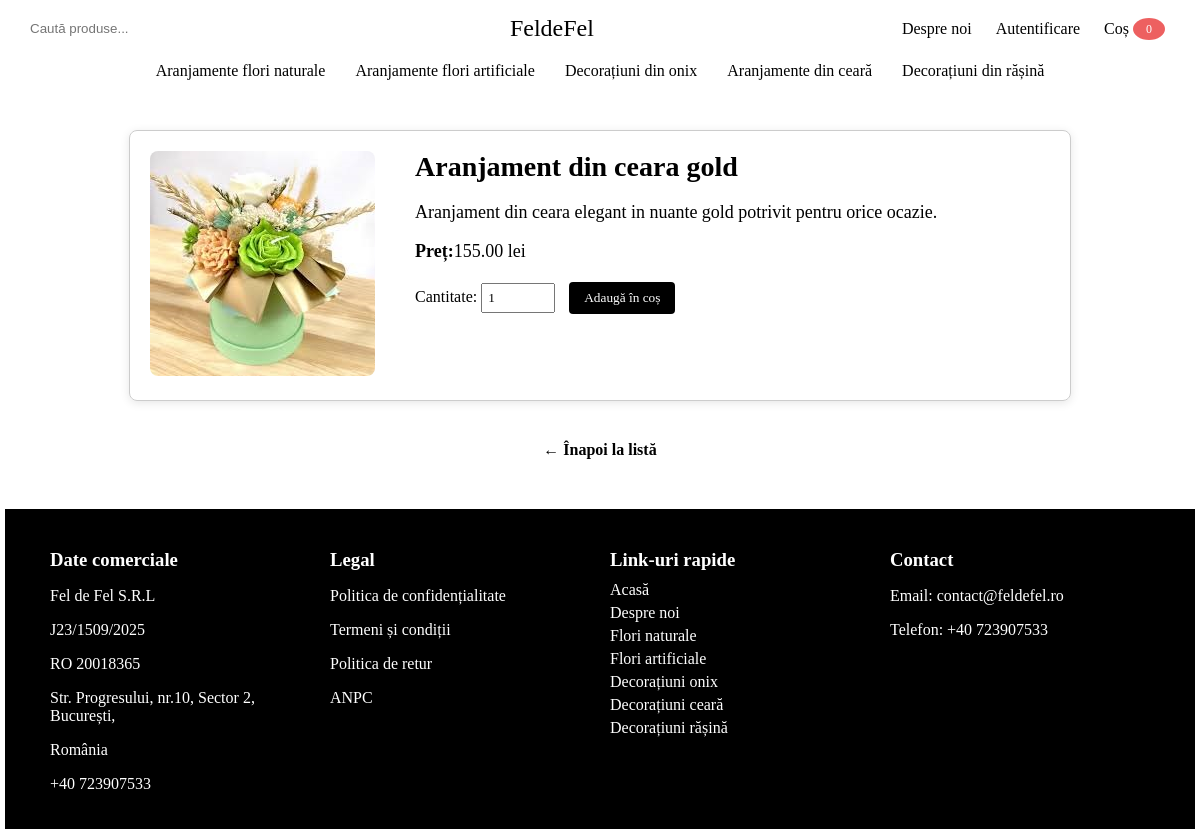
The app's page /aranjamente_ceara/ceara/aranjament-din-ceara-gold/ with its own data.
### aranjamente_ceara/models.py (models this page shows, shortened)
class WaxArrangement(models.Model):
    name = models.CharField(max_length=255)
    slug = models.SlugField(blank=True, unique=True)
    description = models.TextField()
    price = models.DecimalField(max_digits=10, decimal_places=2)
    image = models.ImageField(upload_to="ceara/")
    created = models.DateTimeField(auto_now_add=True)
    updated = models.DateTimeField(auto_now=True)

### aranjamente_ceara/views.py (the view)
# urls.py: path("ceara/<slug:slug>/", wax_arrangement_details_view, name="wax_arrangement_details_url")
def wax_arrangement_details_view(request, slug):
    try:
        produs = WaxArrangement.objects.get(slug=slug)
    except WaxArrangement.DoesNotExist:
        produs = None
    context = {
        'produs': produs
    }
    return render(request, 'aranjamente_ceara/wax_arrangements_details.html', context )

### cart/processors.py (called while the page is built)
def add_cart_to_context(request):
    cart = request.session.get("cart", {})
    total = 0
    for item in cart.values():
        total += round(item["price"] * item["quantity"], 2)
    return {
        "cart": cart,
        "cart_total": round(total, 2),
        "cart_count": sum(item["quantity"] for item in cart.values())
    }

### aranjamente_ceara/templates/aranjamente_ceara/wax_arrangements_details.html (shortened to what this page needs)
<!DOCTYPE html>
<html lang="en">
<head>
</head>
<body>
    <header class="top-bar">
        <div class="search-box">
            <form method="get" action="{% url 'home:search' %}">
                <input type="text" name="q" placeholder="Caută produse...">
            </form>
        </div>
        <div class="logo">
            <a href="{% url 'home:home' %}">FeldeFel</a>
        </div>
        <nav class="nav-links">
            <a href="{% url 'home:despre' %}">Despre noi</a>
            {% if user.is_authenticated %}
                <a href="{% url 'accounts:profile' %}" class="account-link"> {{ user.first_name }} {{ user.last_name }}</a>
            {% else %}
                <a href="{% url 'accounts:login' %}" class="account-link">Autentificare</a>
            {% endif %}
            <a href="{% url 'cart:cart_url' %}" class="cart-link">
                Coș <span class="cart-badge">{{ cart_count }}</span>
            </a>
        </nav>
    </header>
    <nav class="categories-bar">
        <a href="{% url 'aranjamente_flori:naturale' %}">Aranjamente flori naturale</a>
        <a href="{% url 'aranjamente_flori:artificiale' %}">Aranjamente flori artificiale</a>
        <a href="{% url 'decoratiuni:decoratiuni_onyx' %}">Decorațiuni din onix</a>
        <a href="{% url 'aranjamente_ceara:wax_arrangements_url' %}">Aranjamente din ceară</a>
        <a href="{% url 'decoratiuni:decoratiuni_rasina' %}">Decorațiuni din rășină</a>
    </nav>
    {% if produs %}
        <div class="container">
            <div class="image-container">
                {% if produs.image %}
                    <img src="{{ produs.image.url}}" alt="{{ produs.name}}">
                {% endif %}
            </div>
            <div class="details">
                <h1>{{ produs.name }}</h1>
                <p>{{ produs.description }}</p>
                <p><strong> Preț:</strong>{{ produs.price}} lei </p>
                <form method="post" action="{% url 'cart:add_to_cart_url' produs.slug %}">
                    <label for="quantity_{{ produs.slug }}">Cantitate:</label>
                    <input type="number" id="quantity_{{ produs.slug }}" name="quantity" min="1" value="1" required>
                    <button type="submit">Adaugă în coș</button>
                </form>
            </div>
        </div>
        <div class="back-link">
            <a href="{% url 'aranjamente_ceara:wax_arrangements_url' %}">← Înapoi la listă</a>
        </div>
    {% else %}
        <p>Produsul nu există</p>
    {% endif %}
    <footer>
        <div class="footer-container">
            <div class="footer-column">
                <h3> Date comerciale </h3>
                <p> Fel de Fel S.R.L </p>
                <p> J23/1509/2025 </p>
                <p> RO 20018365 </p>
                <p> Str. Progresului, nr.10, Sector 2, București, </p>
                <p> România </p>
                <p> +40 723907533 </p>
            </div>
            <div class="footer-column">
                <h3> Legal </h3>
                <p> Politica de confidențialitate </p>
                <p> Termeni și condiții </p>
                <p> Politica de retur </p>
                <p> ANPC </p>
            </div>
            <div class="footer-column">
                <h3> Link-uri rapide </h3>
                <a href="{% url 'home:home' %}">Acasă</a>
                <a href="{% url 'home:despre' %}">Despre noi</a>
                <a href="{% url 'aranjamente_flori:naturale' %}"> Flori naturale </a>
                <a href="{% url 'aranjamente_flori:artificiale' %}"> Flori artificiale </a>
                <a href="{% url 'decoratiuni:decoratiuni_onyx' %}"> Decorațiuni onix </a>
                <a href="{% url 'aranjamente_ceara:wax_arrangements_url' %}"> Decorațiuni ceară </a>
                <a href="{% url 'decoratiuni:decoratiuni_rasina' %}"> Decorațiuni rășină </a>
            </div>
            <div class="footer-column">
                <h3> Contact </h3>
                <p> Email: contact@feldefel.ro </p>
                <p> Telefon: +40 723907533 </p>
            </div>
        </div>
    </footer>
</body>
</html>

### aranjamente_ceara/templates/aranjamente_ceara/wax_arrangements_details.html (style rules this page uses)
body { margin: 5px; font-family: cursive; background-color: white; }
.top-bar { background-color: white; color:black; display: flex; justify-content: space-between; align-items: center; padding: 10px 20px; }
.top-bar .logo a { font-size: 24px; font-family: cursive; color: black; text-decoration: none; }
.top-bar a { color: black; text-decoration: none; margin: 0 10px; }
.top-bar .search-box input { padding: 5px; border-radius: 4px; border: none; }
.cart-link { position: relative; font-weight: normal; display: inline-flex; align-items: center; gap: 4px; }
.cart-badge { background-color: rgb(237, 96, 96); color: white; border-radius: 50%; padding: 2px 7px; font-size: 12px; vertical-align: middle; line-height: 1; min-width: 18px; height: 18px; display: flex; justify-content: center; align-items: center; }
.categories-bar { color:black; display: flex; justify-content: center; padding: 10px 0; }
.categories-bar a { color: black; text-decoration: none; padding: 0 15px; }
.container { display: flex; gap: 40px; max-width: 900px; margin: 40px auto; align-items: flex-start; border: 1px solid #ccc; border-radius: 8px; padding: 20px; box-shadow: 0 2px 10px rgba(0,0,0,0.1); }
.image-container img { max-width: 300px; border-radius: 8px; }
.details { flex: 1; }
.details h1 { margin-top: 0; font-size: 28px; }
.details p { font-size: 18px; margin-bottom: 10px; }
.details form { margin-top: 20px; }
.details input[type="number"] { padding: 5px; font-family: cursive; width: 60px; }
.details button { padding: 8px 15px; background-color: black; color: white; border: none; border-radius: 4px; cursor: pointer; font-family: cursive; margin-left: 10px; }
.back-link { text-align: center; margin-top: 30px; margin-bottom: 50px; }
.back-link a { color: black; text-decoration: none; font-weight: bold; }
footer { background: black; padding: 20px 0; border-top: 1px solid black; }
.footer-container { max-width: 1100px; margin: auto; display: grid; grid-template-columns: repeat(auto-fit, minmax(200px, 1fr)); gap: 20px; text-align: center; }
.footer-column h3 { margin-bottom: 10px; }
.footer-column a { display: block; text-decoration: none; text-align: left; color: white; margin-bottom: 5px; }
.footer-column p { color: white; text-align: left; }
h3 { color: white; text-align: left; }

### records on screen
WaxArrangement: image (picture), name "Aranjament din ceara gold", description "Aranjament din ceara elegant in nuante gold potrivit pentru orice ocazie.", price "155.00"

### other values on screen
{{ cart_count }} "0"
